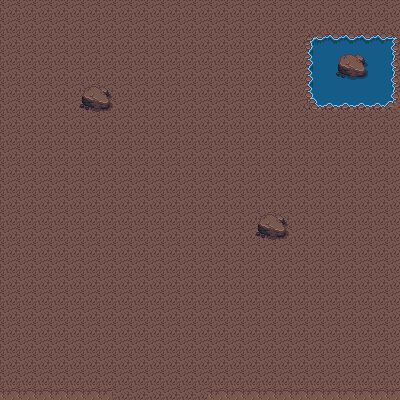

Tiled map render using the project's own tile images. Description and the whole map definition, tile-layer contents included, below:
An orthogonal 25x25 tile map with 16x16 px tiles, 3 tile layers (Ground, Water, Rocks) and 2 objects.

<map version="1.4" tiledversion="1.4.3" orientation="orthogonal" renderorder="right-down" width="25" height="25" tilewidth="16" tileheight="16" infinite="0" nextlayerid="5" nextobjectid="3">
 <tileset firstgid="1" source="DungeonTileset.tsx" />
 <layer id="1" name="Ground" width="25" height="25">
  <data encoding="csv">
128,128,128,128,128,128,128,128,128,128,128,128,128,128,128,128,128,128,128,128,128,128,128,128,128,
128,128,128,128,128,128,128,128,128,128,128,128,128,128,128,128,128,128,128,128,128,128,128,128,128,
128,128,128,128,128,128,128,128,128,128,128,128,128,128,128,128,128,128,128,128,128,128,128,128,128,
128,128,128,128,128,128,128,128,128,128,128,128,128,128,128,128,128,128,128,128,128,128,128,128,128,
128,128,128,128,128,128,128,128,128,128,128,128,128,128,128,128,128,128,128,128,128,128,128,128,128,
128,128,128,128,128,128,128,128,128,128,128,128,128,128,128,128,128,128,128,128,128,128,128,128,128,
128,128,128,128,128,128,128,128,128,128,128,128,128,128,128,128,128,128,128,128,128,128,128,128,128,
128,128,128,128,128,128,128,128,128,128,128,128,128,128,128,128,128,128,128,128,128,128,128,128,128,
128,128,128,128,128,128,128,128,128,128,128,128,128,128,128,128,128,128,128,128,128,128,128,128,128,
128,128,128,128,128,128,128,128,128,128,128,128,128,128,128,128,128,128,128,128,128,128,128,128,128,
128,128,128,128,128,128,128,128,128,128,128,128,128,128,128,128,128,128,128,128,128,128,128,128,128,
128,128,128,128,128,128,128,128,128,128,128,128,128,128,128,128,128,128,128,128,128,128,128,128,128,
128,128,128,128,128,128,128,128,128,128,128,128,128,128,128,128,128,128,128,128,128,128,128,128,128,
128,128,128,128,128,128,128,128,128,128,128,128,128,128,128,128,128,128,128,128,128,128,128,128,128,
128,128,128,128,128,128,128,128,128,128,128,128,128,128,128,128,128,128,128,128,128,128,128,128,128,
128,128,128,128,128,128,128,128,128,128,128,128,128,128,128,128,128,128,128,128,128,128,128,128,128,
128,128,128,128,128,128,128,128,128,128,128,128,128,128,128,128,128,128,128,128,128,128,128,128,128,
128,128,128,128,128,128,128,128,128,128,128,128,128,128,128,128,128,128,128,128,128,128,128,128,128,
128,128,128,128,128,128,128,128,128,128,128,128,128,128,128,128,128,128,128,128,128,128,128,128,128,
128,128,128,128,128,128,128,128,128,128,128,128,128,128,128,128,128,128,128,128,128,128,128,128,128,
128,128,128,128,128,128,128,128,128,128,128,128,128,128,128,128,128,128,128,128,128,128,128,128,128,
128,128,128,128,128,128,128,128,128,128,128,128,128,128,128,128,128,128,128,128,128,128,128,128,128,
128,128,128,128,128,128,128,128,128,128,128,128,128,128,128,128,128,128,128,128,128,128,128,128,128,
128,128,128,128,128,128,128,128,128,128,128,128,128,128,128,128,128,128,128,128,128,128,128,128,128,
128,128,128,128,128,128,128,128,128,128,128,128,128,128,128,128,128,128,128,128,128,128,128,128,128
</data>
 </layer>
 <layer id="3" name="Water" width="25" height="25">
  <data encoding="csv">
0,0,0,0,0,0,0,0,0,0,0,0,0,0,0,0,0,0,0,0,0,0,0,0,0,
0,0,0,0,0,0,0,0,0,0,0,0,0,0,0,0,0,0,0,0,0,0,0,0,0,
0,0,0,0,0,0,0,0,0,0,0,0,0,0,0,0,0,0,0,281,282,282,282,282,283,
0,0,0,0,0,0,0,0,0,0,0,0,0,0,0,0,0,0,0,321,322,322,322,322,323,
0,0,0,0,0,0,0,0,0,0,0,0,0,0,0,0,0,0,0,321,322,322,322,322,323,
0,0,0,0,0,0,0,0,0,0,0,0,0,0,0,0,0,0,0,321,322,322,322,322,323,
0,0,0,0,0,0,0,0,0,0,0,0,0,0,0,0,0,0,0,361,362,362,362,362,363,
0,0,0,0,0,0,0,0,0,0,0,0,0,0,0,0,0,0,0,0,0,0,0,0,0,
0,0,0,0,0,0,0,0,0,0,0,0,0,0,0,0,0,0,0,0,0,0,0,0,0,
0,0,0,0,0,0,0,0,0,0,0,0,0,0,0,0,0,0,0,0,0,0,0,0,0,
0,0,0,0,0,0,0,0,0,0,0,0,0,0,0,0,0,0,0,0,0,0,0,0,0,
0,0,0,0,0,0,0,0,0,0,0,0,0,0,0,0,0,0,0,0,0,0,0,0,0,
0,0,0,0,0,0,0,0,0,0,0,0,0,0,0,0,0,0,0,0,0,0,0,0,0,
0,0,0,0,0,0,0,0,0,0,0,0,0,0,0,0,0,0,0,0,0,0,0,0,0,
0,0,0,0,0,0,0,0,0,0,0,0,0,0,0,0,0,0,0,0,0,0,0,0,0,
0,0,0,0,0,0,0,0,0,0,0,0,0,0,0,0,0,0,0,0,0,0,0,0,0,
0,0,0,0,0,0,0,0,0,0,0,0,0,0,0,0,0,0,0,0,0,0,0,0,0,
0,0,0,0,0,0,0,0,0,0,0,0,0,0,0,0,0,0,0,0,0,0,0,0,0,
0,0,0,0,0,0,0,0,0,0,0,0,0,0,0,0,0,0,0,0,0,0,0,0,0,
0,0,0,0,0,0,0,0,0,0,0,0,0,0,0,0,0,0,0,0,0,0,0,0,0,
0,0,0,0,0,0,0,0,0,0,0,0,0,0,0,0,0,0,0,0,0,0,0,0,0,
0,0,0,0,0,0,0,0,0,0,0,0,0,0,0,0,0,0,0,0,0,0,0,0,0,
0,0,0,0,0,0,0,0,0,0,0,0,0,0,0,0,0,0,0,0,0,0,0,0,0,
0,0,0,0,0,0,0,0,0,0,0,0,0,0,0,0,0,0,0,0,0,0,0,0,0,
0,0,0,0,0,0,0,0,0,0,0,0,0,0,0,0,0,0,0,0,0,0,0,0,0
</data>
 </layer>
 <layer id="2" name="Rocks" width="25" height="25">
  <data encoding="csv">
0,0,0,0,0,0,0,0,0,0,0,0,0,0,0,0,0,0,0,0,0,0,0,0,0,
0,0,0,0,0,0,0,0,0,0,0,0,0,0,0,0,0,0,0,0,0,0,0,0,0,
0,0,0,0,0,0,0,0,0,0,0,0,0,0,0,0,0,0,0,0,0,0,0,0,0,
0,0,0,0,0,0,0,0,0,0,0,0,0,0,0,0,0,0,0,0,0,208,209,0,0,
0,0,0,0,0,0,0,0,0,0,0,0,0,0,0,0,0,0,0,0,0,248,249,0,0,
0,0,0,0,0,208,209,0,0,0,0,0,0,0,0,0,0,0,0,0,0,0,0,0,0,
0,0,0,0,0,248,249,0,0,0,0,0,0,0,0,0,0,0,0,0,0,0,0,0,0,
0,0,0,0,0,0,0,0,0,0,0,0,0,0,0,0,0,0,0,0,0,0,0,0,0,
0,0,0,0,0,0,0,0,0,0,0,0,0,0,0,0,0,0,0,0,0,0,0,0,0,
0,0,0,0,0,0,0,0,0,0,0,0,0,0,0,0,0,0,0,0,0,0,0,0,0,
0,0,0,0,0,0,0,0,0,0,0,0,0,0,0,0,0,0,0,0,0,0,0,0,0,
0,0,0,0,0,0,0,0,0,0,0,0,0,0,0,0,0,0,0,0,0,0,0,0,0,
0,0,0,0,0,0,0,0,0,0,0,0,0,0,0,0,0,0,0,0,0,0,0,0,0,
0,0,0,0,0,0,0,0,0,0,0,0,0,0,0,0,208,209,0,0,0,0,0,0,0,
0,0,0,0,0,0,0,0,0,0,0,0,0,0,0,0,248,249,0,0,0,0,0,0,0,
0,0,0,0,0,0,0,0,0,0,0,0,0,0,0,0,0,0,0,0,0,0,0,0,0,
0,0,0,0,0,0,0,0,0,0,0,0,0,0,0,0,0,0,0,0,0,0,0,0,0,
0,0,0,0,0,0,0,0,0,0,0,0,0,0,0,0,0,0,0,0,0,0,0,0,0,
0,0,0,0,0,0,0,0,0,0,0,0,0,0,0,0,0,0,0,0,0,0,0,0,0,
0,0,0,0,0,0,0,0,0,0,0,0,0,0,0,0,0,0,0,0,0,0,0,0,0,
0,0,0,0,0,0,0,0,0,0,0,0,0,0,0,0,0,0,0,0,0,0,0,0,0,
0,0,0,0,0,0,0,0,0,0,0,0,0,0,0,0,0,0,0,0,0,0,0,0,0,
0,0,0,0,0,0,0,0,0,0,0,0,0,0,0,0,0,0,0,0,0,0,0,0,0,
0,0,0,0,0,0,0,0,0,0,0,0,0,0,0,0,0,0,0,0,0,0,0,0,0,
207,207,207,207,207,207,207,0,0,0,0,0,0,207,207,207,207,207,207,207,207,207,207,207,207
</data>
 </layer>
 <objectgroup id="4" name="Collisions">
  <object id="1" x="0.324136" y="386.37" width="111.179" height="13.6137" />
  <object id="2" x="208.419" y="385.074" width="191.24" height="15.2344" />
 </objectgroup>
</map>
